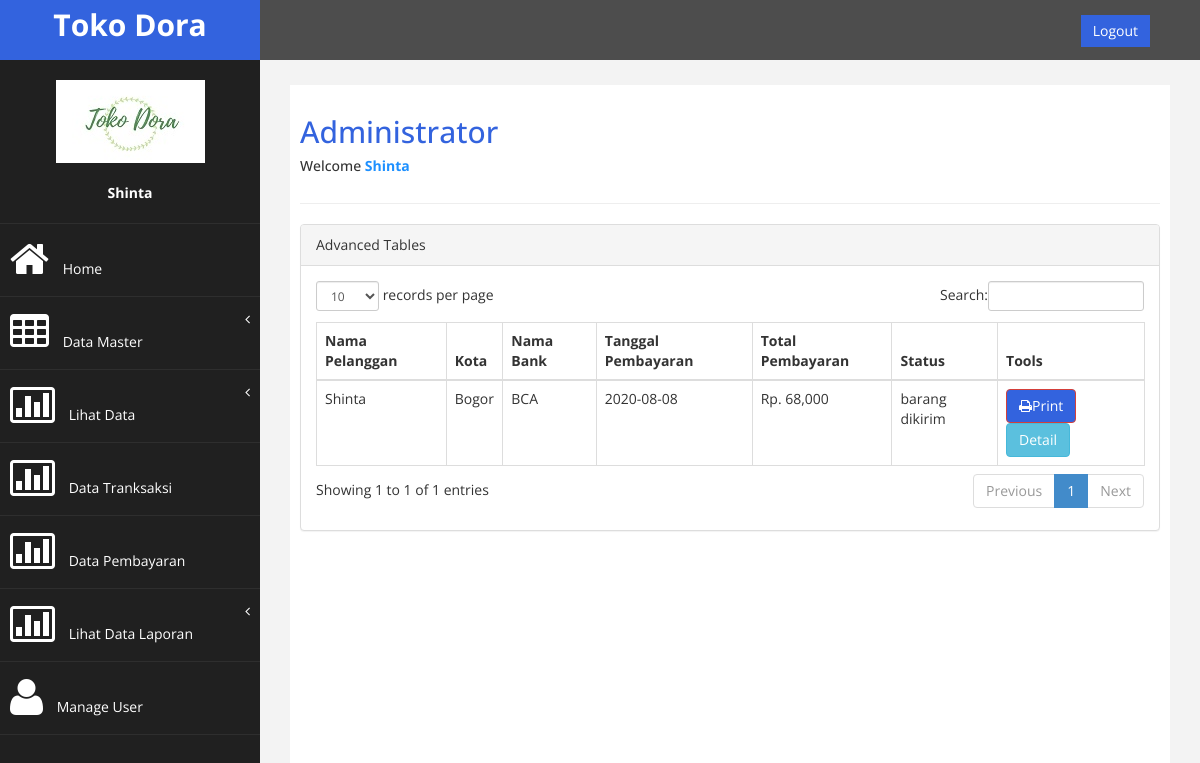
Page /admin/admin.php?page=data_pembayaran (signed in) on the committed database.
### tables this page shows
CREATE TABLE `pembelian` (
  `id_pembelian` int(11) NOT NULL,
  `id_pelanggan` int(11) NOT NULL,
  `nama` varchar(50) NOT NULL,
  `email` varchar(100) NOT NULL,
  `nama_kota` varchar(100) NOT NULL,
  `alamat_tujuan` varchar(200) NOT NULL,
  `jenis_pengiriman` varchar(50) NOT NULL,
  `jenis_paket` varchar(20) NOT NULL,
  `ongkir` int(11) NOT NULL,
  `total_berat` int(11) NOT NULL,
  `id_bank` int(20) NOT NULL,
  `nama_bank` varchar(50) NOT NULL,
  `kode_pembayaran` varchar(20) NOT NULL,
  `tanggal_pembelian` date NOT NULL,
  `total_pembelian` int(20) NOT NULL,
  `status` varchar(100) NOT NULL DEFAULT 'pending',
  `nomor_resi` varchar(100) NOT NULL
);

CREATE TABLE `pembayaran` (
  `id_pembayaran` int(11) NOT NULL,
  `id_pembelian` int(11) NOT NULL,
  `nama` varchar(100) NOT NULL,
  `nama_bank` varchar(100) NOT NULL,
  `jumlah` int(11) NOT NULL,
  `tanggal` date NOT NULL,
  `bukti` varchar(255) NOT NULL
);

### admin/lihat_pembayaran.php (the view)
<div class="panel panel-default">
    <div class="panel-heading">
         Advanced Tables
    </div>
    <div class="panel-body">
            <table class="table table-bordered" id="dataTables-example">
                <thead>
                    <tr>
                        <th>Nama Pelanggan</th>
                        <th>Kota</th>
                        <th>Nama Bank</th>
                        <th>Tanggal Pembayaran</th>
                        <th>Total Pembayaran</th>
                        <th>Status</th>
                        <th>Tools</th>
                    </tr>
                </thead>
                <tbody>
                	<?php
                	include 'koneksi.php';
                	$sql = $koneksi->query("SELECT *FROM pembelian JOIN pembayaran ON pembelian.id_pembelian = pembayaran.id_pembelian
                        WHERE pembelian.id_pembelian");?>
                	<?php while ($data = $sql->fetch_assoc()) {?>
                    <tr class="odd gradeX">
                        <td><?php echo $data['nama']; ?></td>
                        <td><?php echo $data['nama_kota']; ?></td>
                        <td><?php echo $data['nama_bank']; ?></td>
                        <td><?php echo $data['tanggal_pembelian']; ?></td>
                        <td>Rp. <?php echo number_format($data['total_pembelian']); ?></td>
                        <td><?php echo $data['status']; ?></td>
                        <td>
                            <a href="laporanper_idpembayaran.php?page=lap&id=<?php echo $data['id_pembelian']; ?>"><button class="btn btn-danger"><i class="fa fa-print "></i>Print</button></a>
                            <?php if ($data['status']!=="pending"): {
                            } ?>
                            <a href="admin.php?page=pembayaran&id=<?php echo $data['id_pembelian']; ?>"><button class="btn btn-info">Detail</button></a>
                        <?php endif ?>
                    </td>
                    </tr>
                    <?php
                };
                     ?>
                </tbody>
            </table>
        </div>
    </div>
</div>

### admin/assets/css/custom.css (style rules this page uses)
body { font-family: 'Open Sans', sans-serif; }

### rows in the picture
pembelian: pembayaran.nama "Shinta", nama_kota "Bogor", pembayaran.nama_bank "BCA", tanggal_pembelian "2020-08-08", total_pembelian "68,000", status "barang dikirim"

### other values in the picture
$_SESSION["admin"]['nama'] "Shinta"
